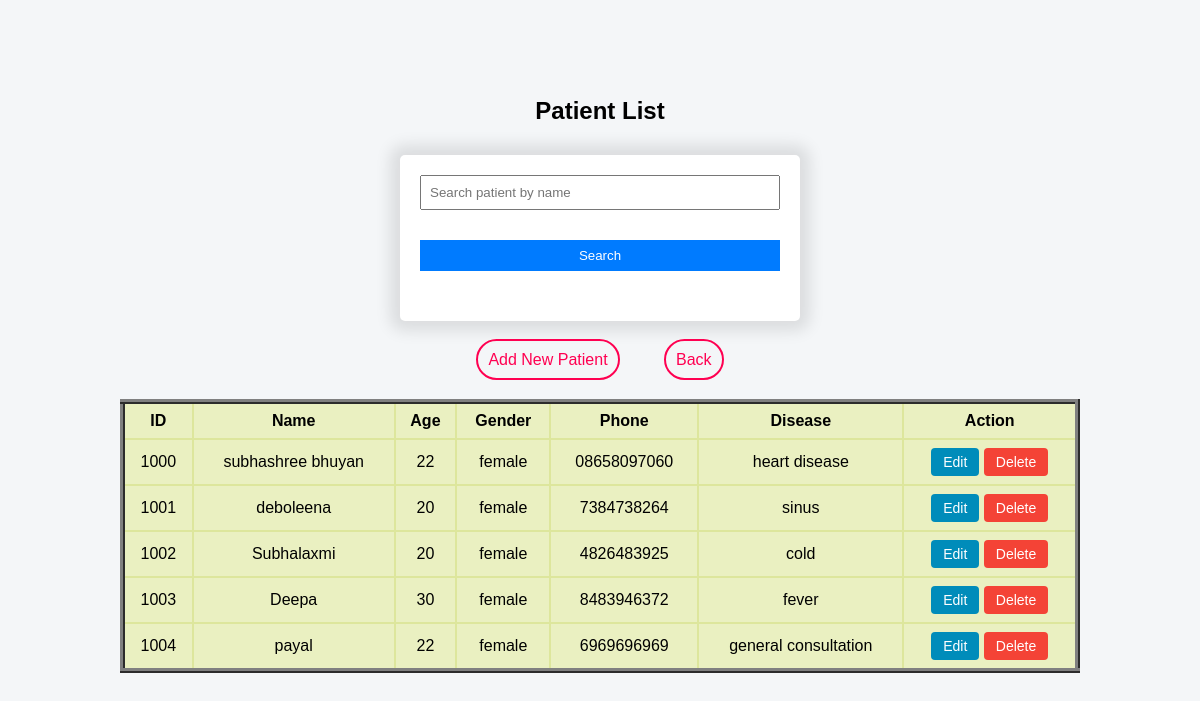
Screenshot of /patients/view.php with the database file from the repository.
### tables this page shows
CREATE TABLE `patients` (
  `patient_id` int(11) NOT NULL,
  `name` varchar(50) DEFAULT NULL,
  `age` int(11) DEFAULT NULL,
  `gender` varchar(10) DEFAULT NULL,
  `phone` varchar(15) DEFAULT NULL,
  `disease` varchar(100) DEFAULT NULL
);

### patients/view.php (the view, shortened to what this page needs)
<?php
include("../config/db.php");
if(isset($_GET['search']) && $_GET['search'] != ""){
    $search = $_GET['search'];
    $q = "SELECT * FROM  patients WHERE name LIKE '%$search%'";
}else {
    $q = "SELECT * FROM patients";
}
$result = mysqli_query($con, $q);
?>
<!DOCTYPE html>
<html lang="en">
<head>
    <link rel="stylesheet" href="../css/style.css">
</head>
<body>
    <div class="page">
    <h2>Patient List</h2>
    <form class="search_box" method="get" >
        <input type="text" name="search" placeholder="Search patient by name">
        <button type="submit">Search</button>
    </form>
    <div class="btns">
        <a href="add.php" class="other_btn">Add New Patient</a>
        <a href="../dashboard.php" class="back">Back</a>
    </div>
    <table border='5' cellpadding='10'>
        <tr>
            <th>ID</th>
            <th>Name</th>
            <th>Age</th>
            <th>Gender</th>
            <th>Phone</th>
            <th>Disease</th>
            <th>Action</th>
        </tr>
        <?php while ($row = mysqli_fetch_assoc($result)) { ?>
            <tr>
                <td><?php echo $row['patient_id']; ?></td>
                <td><?php echo $row['name']; ?></td>
                <td><?php echo $row['age']; ?></td>
                <td><?php echo $row['gender']; ?></td>
                <td><?php echo $row['phone']; ?></td>
                <td><?php echo $row['disease']; ?></td>
                <td>
                    <a class="edit" href="edit.php?id=<?php echo $row['patient_id']; ?>">Edit</a>
                    <a class="delete" href="delete.php?id=<?php echo $row['patient_id'] ?>" onclick = "return confirm('Are you sure you want to delete <?php echo $row['name'] ?> record?');">Delete</a>
                </td>
            </tr>
        <?php } ?>
    </table>
    </div>
</body>
</html>

### css/style.css (style rules this page uses)
* { margin: 0; padding: 0; box-sizing: border-box; }
body { font-family: Arial, Helvetica, sans-serif; background-color: #f4f6f8; }
form { width: 400px; background: #fff; padding: 20px; border-radius: 5px; margin: 30px auto; box-shadow: 0 0 15px 10px rgba(0, 0, 0, 0.1); }
input, select, button { width: 100%; padding: 8px; margin-bottom: 30px; }
button { background-color: #007bff; color: white; border: none; cursor: pointer; }
table { width: 80%; margin: auto; border-collapse: collapse; border-style: inset; margin: 30px auto; }
table th, table td { border: 2px solid #dde69c; padding: 8px; text-align: center; background-color: #eaf0c1; }
a { text-decoration: none; }
.back, .other_btn { margin: 20px 20px; padding: 10px; border: 2px solid #ff0051; border-radius: 30px; color: #ff0051; }
.edit, .delete { display: inline-block; padding: 6px 12px; color: white; border-radius: 4px; text-decoration: none; font-size: 14px; }
.edit { background-color: #008cba; }
.delete { background-color: #f44336; }
.search_box { margin:30px 20px; box-shadow: 0 0 15px 10px rgba(0, 0, 0, 0.1); }
.page { width: 100vw; display: flex; justify-content: center; align-items: center; height: 100vh; flex-direction: column; }

### rows the page displays
patients: patient_id "1000", name "subhashree bhuyan", age "22", gender "female", phone "08658097060", disease "heart disease"
patients: patient_id "1001", name "deboleena", age "20", gender "female", phone "7384738264", disease "sinus"
patients: patient_id "1002", name "Subhalaxmi", age "20", gender "female", phone "4826483925", disease "cold"
patients: patient_id "1003", name "Deepa", age "30", gender "female", phone "8483946372", disease "fever"
patients: patient_id "1004", name "payal", age "22", gender "female", phone "6969696969", disease "general consultation"
